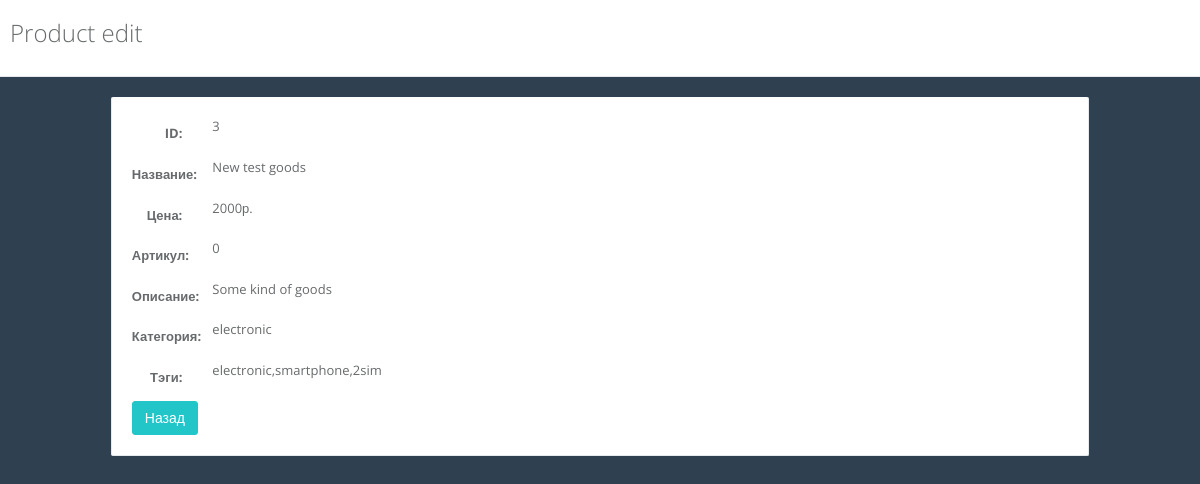
Before: /view.php?id=3 with the older database file.
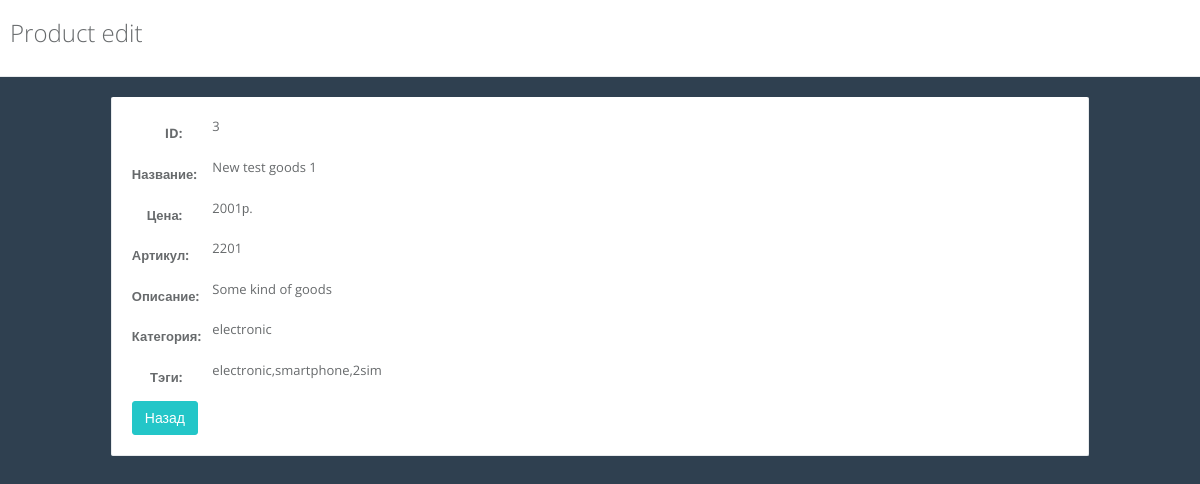
After: the same page with the newer database file.
### tables this page shows
CREATE TABLE IF NOT EXISTS `goods` (
  `id` int(11) NOT NULL AUTO_INCREMENT,
  `art` int(11) DEFAULT NULL,
  `title` char(200) DEFAULT NULL,
  `description` varchar(5000) DEFAULT NULL,
  `category` char(50) DEFAULT NULL,
  `tags` char(200) DEFAULT NULL,
  `mainPrice` int(11) DEFAULT NULL,
  PRIMARY KEY (`id`)
);

### goods.php (called while the page is built, shortened)
<?php
include "db.class.php";
class Goods extends DB
{
	protected $model;
	public function __construct()
    {
        $this->model = new DB;
    }
    public function getById($id)
    {
        $sql = "SELECT * FROM goods WHERE id={$id}";
        return $this->model->query($sql);
    }
}

### db.class.php (called while the page is built, shortened)
<?php
class DB
{
    protected $connection;
    public function __construct()
    {
        $this->connection = new mysqli("localhost","root","","test");
    }
    public function query($sql)
    {
        $result = $this->connection->query($sql);
        $data = array();
        while ($row = mysqli_fetch_assoc($result) )
        {
            $data[] = $row;
        }
        return $data;
    }
}

### view.php (the view, shortened to what this page needs)
<?
include "goods.php";
$g = new Goods;
$data = $g->getById($_GET["id"]);
$data['product'] = $data['0'];
?>
<!DOCTYPE html>
<html>
<head>
    <link href="/css/bootstrap.min.css" rel="stylesheet">
    <link href="/font-awesome/css/font-awesome.css" rel="stylesheet">
    <link href="/css/animate.css" rel="stylesheet">
    <link href="/css/style.css" rel="stylesheet">
</head>
<body>
<div id="wrapper">
    <div class="row wrapper border-bottom white-bg page-heading">
        <div class="col-lg-10">
            <h2>Product edit</h2>
        </div>
    </div>
    <div class="wrapper wrapper-content animated fadeInRight ecommerce">
        <div class="row">
            <div class="col-md-1"></div>
            <div class="col-md-10">
                <div class="tabs-container">
                        <div class="tab-content">
                            <div id="tab-1" class="tab-pane active">
                                <div class="panel-body">
                                    <fieldset class="form-horizontal">
                                        <div class="form-group"><label class="col-sm-1 control-label">ID:</label>
                                            <div class="col-sm-10"><?=$_GET["id"]?></div>
                                        </div>
                                        <div class="form-group"><label class="col-sm-1 control-label">Название:</label>
                                            <div class="col-sm-10"><?=$data['product']["title"];?></div>
                                        </div>
                                        <div class="form-group"><label class="col-sm-1 control-label">Цена:</label>
                                            <div class="col-sm-10"><?=$data['product']["mainPrice"];?>р.</div>
                                        </div>
                                        <div class="form-group"><label class="col-sm-1 control-label">Артикул:</label>
                                            <div class="col-sm-10"><?=$data['product']["art"];?></div>
                                        </div>
                                        <div class="form-group"><label class="col-sm-1 control-label">Описание:</label>
                                            <div class="col-sm-10">
                                               <?=$data['product']["description"];?>
                                            </div>
                                        </div>
                                        <div class="form-group"><label class="col-sm-1 control-label">Категория:</label>
                                            <div class="col-sm-10"><?=$data['product']["category"];?></div>
                                        </div>
                                        <div class="form-group"><label class="col-sm-1 control-label">Тэги:</label>
                                            <div class="col-sm-10"><?=$data['product']["tags"];?></div>
                                        </div>
                                        <div>
                                            <a href="index.php" class="btn btn-info" >Назад</a>
                                        </div>
                                    </fieldset>
                                </div>
                            </div>
                        </div>
                </div>
            </div>
         </div>
    </div>
</div>
</body>
</html>

Changed rows visible on the page:
changed goods "Some kind of goods": title "New test goods" → "New test goods 1"; mainPrice "2000" → "2001"; art "0" → "2201"
